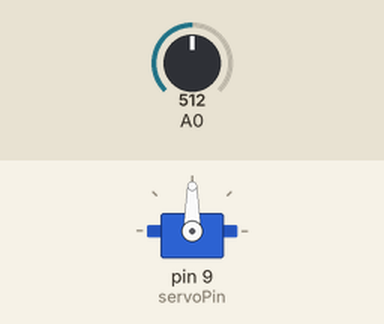
Recording of a sketch running on a simulated Arduino Uno, built with avr-gcc and run on an emulated ATmega328P. Shown: servo. The inputs (shaded band) are chosen by the test bench; at power-on: A0 = 512.

Above: at 1.2 s.
1.3 s: A0 set to 716
At 2.4 s:
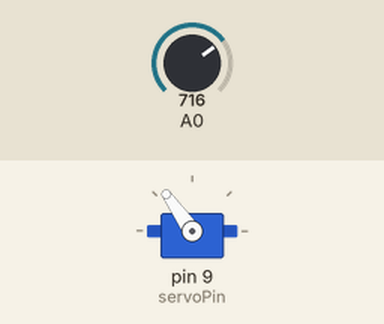
2.8 s: A0 set to 900
At 3.3 s:
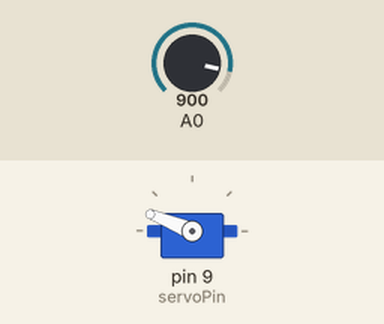
4.3 s: A0 set to 1023
At 4.6 s:
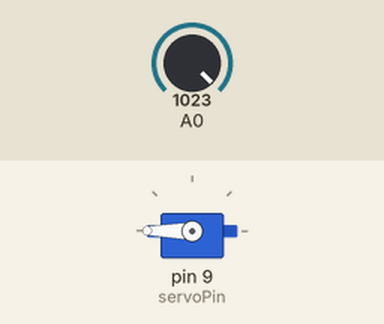
5.8 s: A0 set to 306
At 7.0 s:
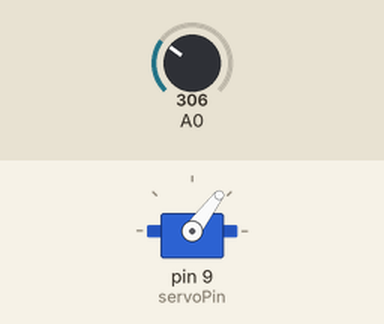
7.3 s: A0 set to 122
At 8.0 s:
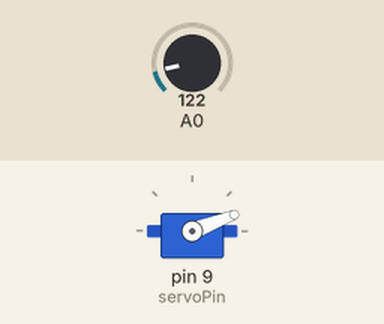
Timing chart, 0 to 9.8 s (numbered marks = the images above; inputs shaded):
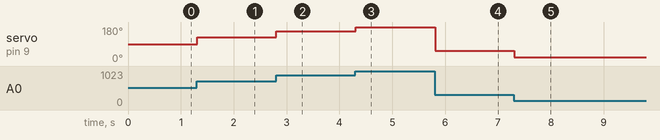

Measured:
- after the input at 1.3 s, servo on pin 9 (servoPin): 90° → 125° at once
- after the input at 2.8 s, servo on pin 9 (servoPin): 125° → 158° at once
- after the input at 4.3 s, servo on pin 9 (servoPin): 158° → 180° at once
- after the input at 5.8 s, servo on pin 9 (servoPin): 180° → 53° at once
- after the input at 7.3 s, servo on pin 9 (servoPin): 53° → 21° at once

The sketch:

CH_23_code_6.ino
```cpp
/*
 *  아트멜 스튜디오와 아두이노로 배우는 ATmega328 프로그래밍
 *
 * 		Gyeongyong Heo (hgycap@deu.ac.kr)
 *			Department of Electronic Engineering
 *			Dong-eui University
 *  	2015. 07. 14
 */

#include <Servo.h> // Servo 라이브러리
#define ROTATION_DELAY 10 // 10밀리초 대기
Servo microServo; // 서보 모터를 위한 객체
int servoPin = 9; // 서보 연결 핀
void setup(){
	microServo.attach(servoPin); // 서보 모터 연결
}
void loop(){
	int analogValue = analogRead(A0); // 가변저항 읽기
	// 가변저항 값을 각도로 변환
	int angle = map(analogValue, 0, 1023, 0, 180);
	microServo.write(angle); // 모터 위치 제어
	delay(ROTATION_DELAY);
}
```
